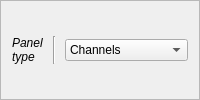
             <widget class="QFrame" name="frame">
              <property name="frameShape">
               <enum>QFrame::StyledPanel</enum>
              </property>
              <property name="frameShadow">
               <enum>QFrame::Raised</enum>
              </property>
              <layout class="QGridLayout" name="gridLayout_24">
               <item row="0" column="1">
                <widget class="Line" name="line_14">
                 <property name="minimumSize">
                  <size>
                   <width>10</width>
                   <height>0</height>
                  </size>
                 </property>
                 <property name="orientation">
                  <enum>Qt::Vertical</enum>
                 </property>
                </widget>
               </item>
               <item row="0" column="0">
                <widget class="QLabel" name="label_77">
                 <property name="font">
                  <font>
                   <italic>true</italic>
                   <stylestrategy>PreferDefault</stylestrategy>
                   <kerning>true</kerning>
                  </font>
                 </property>
                 <property name="text">
                  <string>Panel
type</string>
                 </property>
                </widget>
               </item>
               <item row="0" column="2">
                <widget class="QComboBox" name="_pan_pick">
                 <property name="toolTip">
                  <string>&lt;html&gt;&lt;head/&gt;&lt;body&gt;&lt;p&gt;Select the panel type to control&lt;/p&gt;&lt;/body&gt;&lt;/html&gt;</string>
                 </property>
                 <item>
                  <property name="text">
                   <string>Channels</string>
                  </property>
                 </item>
                 <item>
                  <property name="text">
                   <string>Time-frequency</string>
                  </property>
                 </item>
                 <item>
                  <property name="text">
                   <string>Hypnogram</string>
                  </property>
                 </item>
                 <item>
                  <property name="text">
                   <string>Topoplot</string>
                  </property>
                 </item>
                </widget>
               </item>
               <item row="1" column="2">
                <spacer name="horizontalSpacer_44">
                 <property name="orientation">
                  <enum>Qt::Horizontal</enum>
                 </property>
                 <property name="sizeHint" stdset="0">
                  <size>
                   <width>40</width>
                   <height>0</height>
                  </size>
                 </property>
                </spacer>
               </item>
              </layout>
             </widget>
